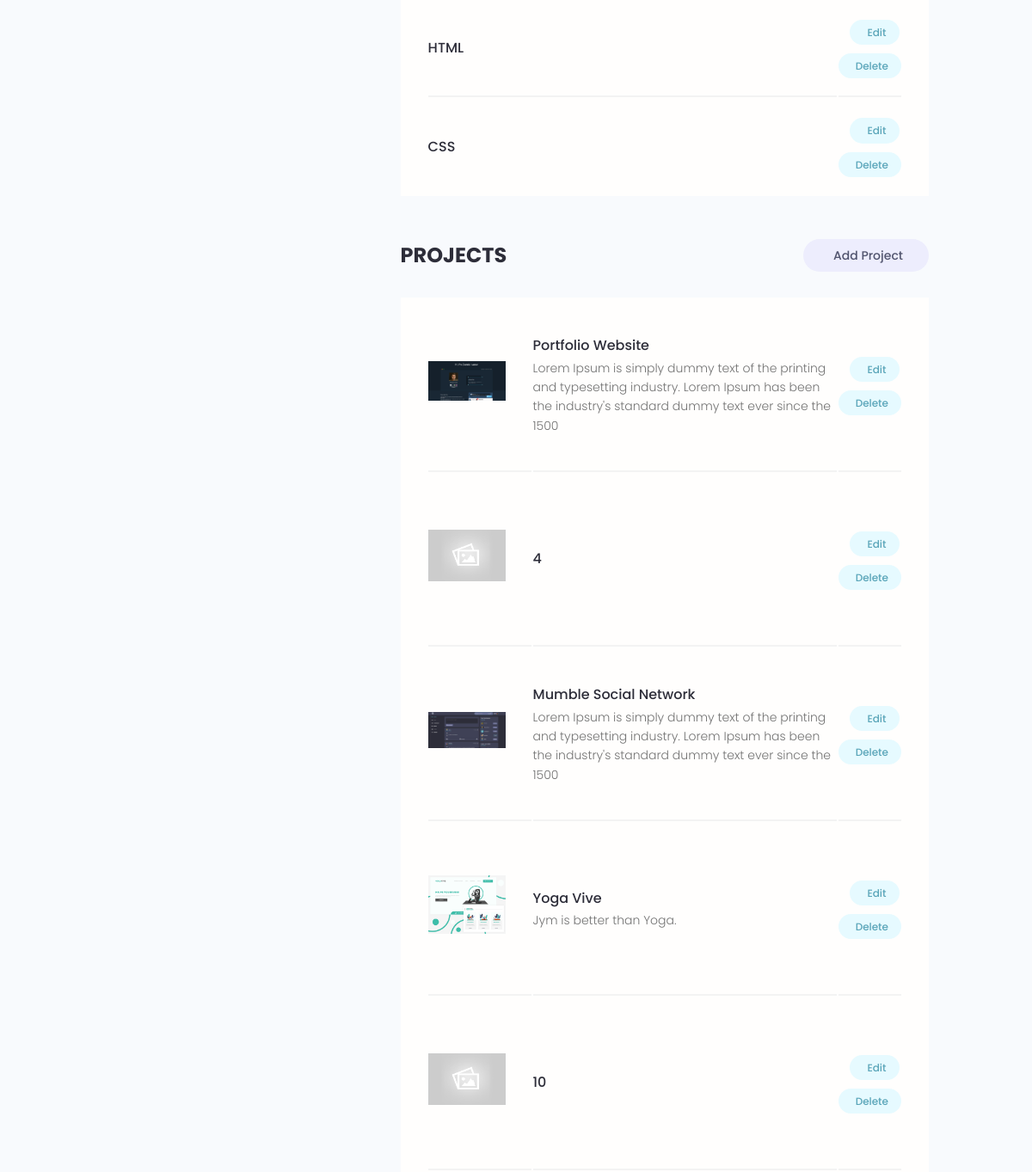
Before: /account/ (signed in, middle part) with the older database file.
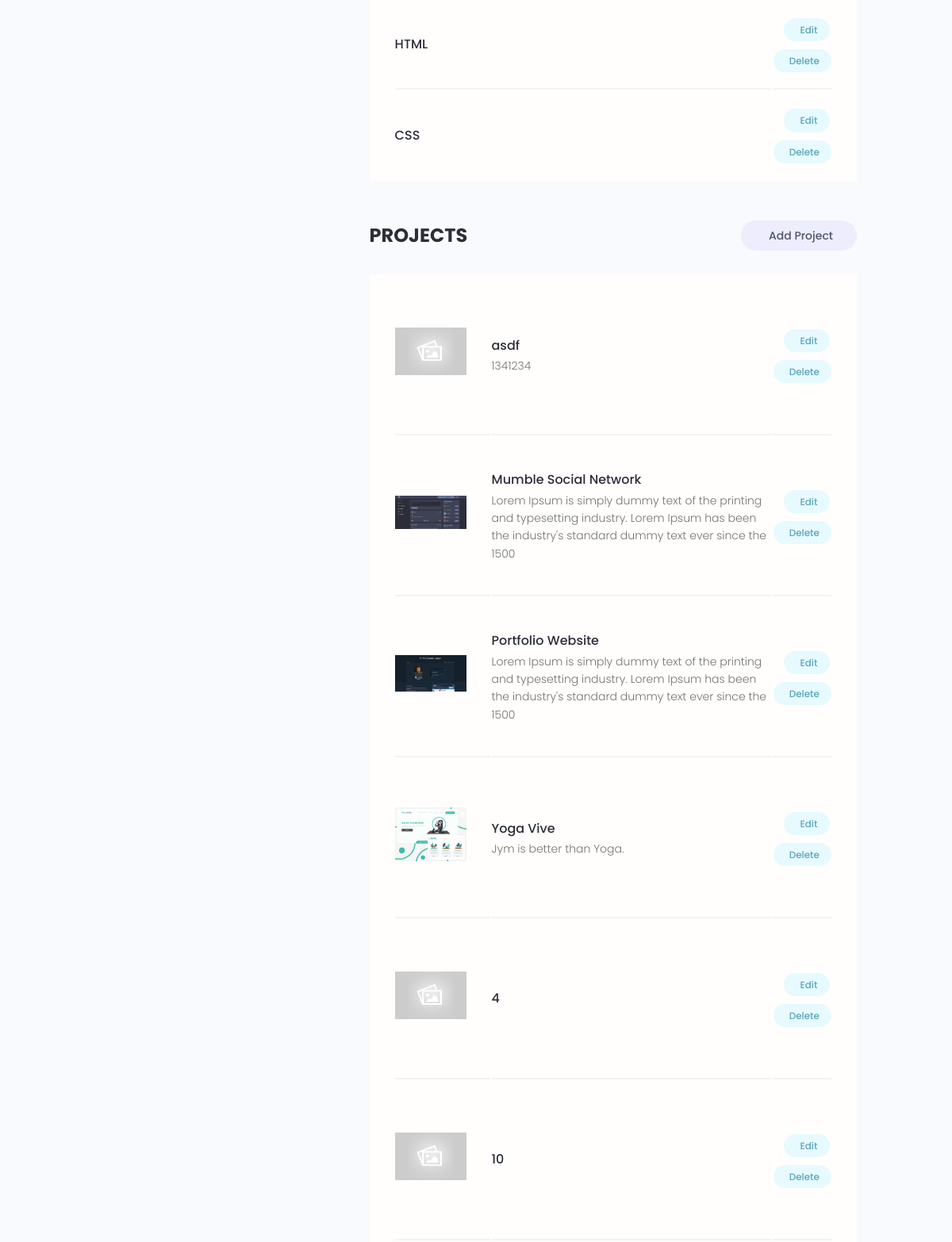
After: the same page with the newer database file.
### users/models.py (models this page shows, shortened)
class Skill(models.Model):
    owner = models.ForeignKey(Profile, on_delete=models.CASCADE, null=True, blank=True)
    name = models.CharField(max_length=200, blank=True, null=True)
    description = models.TextField(null=True, blank=True)
    created = models.DateTimeField(auto_now_add=True)
    id = models.UUIDField(default=uuid.uuid4, unique=True, primary_key=True, editable=False)

### projects/models.py (models this page shows, shortened)
class Project(models.Model):
    owner = models.ForeignKey(Profile, null=True, blank=True, on_delete=models.SET_NULL)
    title = models.CharField(max_length=200)
    description = models.TextField(null=True, blank=True)
    featured_image = models.ImageField(null=True, blank=True, default="default.jpg")
    demo_link = models.CharField(max_length=2000, null=True, blank=True)
    source_link = models.CharField(max_length=2000, null=True, blank=True)
    tags = models.ManyToManyField('Tag', blank=True)
    vote_total = models.IntegerField(default=0, null=True, blank=True)
    vote_ratio = models.IntegerField(default=0, null=True, blank=True)
    created = models.DateTimeField(auto_now_add=True)
    id = models.UUIDField(default=uuid.uuid4, unique=True, primary_key=True, editable=False)
    class Meta:
        ordering = ['-vote_ratio', '-vote_total', 'title']

### users/views.py (the view)
# urls.py: path('account/', views.userAccount, name="account"),
@login_required(login_url='login')
def userAccount(request):
    profile = request.user.profile
    skills = profile.skill_set.all()
    projects = profile.project_set.all()
    context = {'profile' : profile, 'skills' : skills, 'projects' : projects}
    return render(request, 'users/account.html', context)

### users/templates/users/account.html (shortened to what this page needs)
{% extends 'main.html' %}
{% block content%}
<main class="settingsPage profile my-md">
  <div class="container">
    <div class="layout">
      <div class="column column--1of3">
      </div>
      <div class="column column--2of3">
        <table class="settings__table">
          {% for skill in skills %}
          <tr>
            <td class="settings__tableInfo">
              <h4>{{skill.name}}</h4>
            </td>
            <td class="settings__tableActions">
              <a class="tag tag--pill tag--main settings__btn" href="{% url 'update-skill' skill.id %}"> Edit</a>
              <a class="tag tag--pill tag--main settings__btn" href="{% url 'delete-skill' skill.id %}?next=/account">
                Delete</a>
            </td>
          </tr>
          {% endfor %}
        </table>
        <div class="settings">
          <h3 class="settings__title">Projects</h3>
          <a class="tag tag--pill tag--sub settings__btn tag--lg" href="{% url 'create-project' %}"> Add Project</a>
        </div>
        <table class="settings__table">
          {% for project in projects %}
          <tr>
            <td class="settings__thumbnail">
              <a href="{% url 'project' project.id %}"><img src="{{ project.featured_image.url }}" alt="Project Thumbnail" /></a>
            </td>
            <td class="settings__tableInfo">
              <a href="{% url 'project' project.id %}">{{project.title}}</a>
              <p>
                {{project.description|slice:"150"}}
              </p>
            </td>
            <td class="settings__tableActions">
              <a class="tag tag--pill tag--main settings__btn" href="{% url 'update-project' project.id %}"> Edit</a>
              <a class="tag tag--pill tag--main settings__btn" href="{% url 'delete-project' project.id %}">
                Delete</a>
            </td>
          </tr>
          {% endfor %}
        </table>
      </div>
    </div>
  </div>
</main>
{% endblock %}

Changed rows visible on the page:
added Project: featured_image (placeholder picture), title "asdf", description "1341234"
shown differently, row unchanged: Project "Mumble Social Network": moves up the list
shown differently, row unchanged: Project "Yoga Vive": moves up the list
